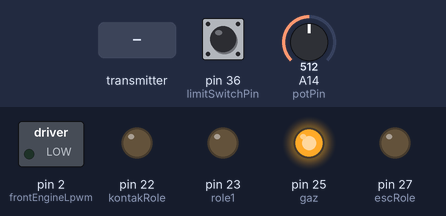
Recording of a sketch running on a simulated Arduino Mega 2560, built with avr-gcc and run on an emulated ATmega2560. On the bench: switched loads named in the sketch (green lamp = pin HIGH), output pins drawn as LEDs (lit = HIGH). The test bench sets the inputs (shaded band); at power-on: pin 36 (limitSwitchPin) HIGH, A14 (potPin) = 512. What the sketch prints to the serial monitor is not drawn.

Above: at 1.3 s.
1.4 s: the transmitter starts sending ch.4 = 1811
At 2.8 s:
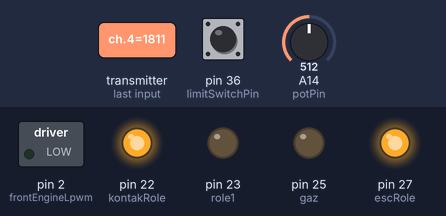
3.5 s: pin 36 (limitSwitchPin) pulled LOW for 0.15 s
At 3.57 s:
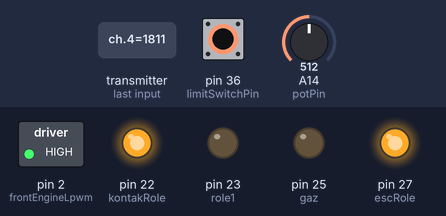
5.1 s: pin 36 (limitSwitchPin) pulled LOW for 3.2 s
At 8.6 s:
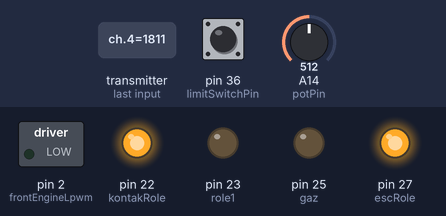
Timing chart, 0 to 10.1 s (numbered marks = the images above; inputs shaded):
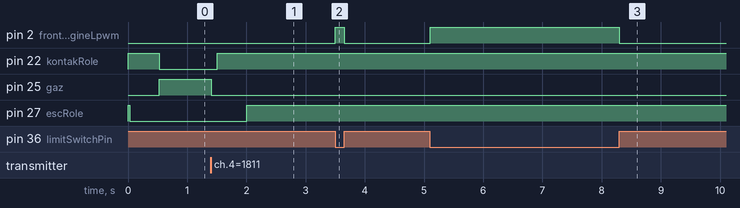

Measured:
- after the input at 1.4 s, pin 22 (kontakRole): LOW → HIGH after 0.11 s; pin 25 (gaz): HIGH → LOW at once; pin 27 (escRole): LOW → HIGH after 0.61 s
- after the input at 3.5 s, pin 2 (frontEngineLpwm): LOW → HIGH at once, → LOW 0.15 s later
- after the input at 5.1 s, pin 2 (frontEngineLpwm): LOW → HIGH at once, → LOW 3.2 s later

The sketch:

ika_hareket_tam_hal.ino
```cpp
#include "sbus.h"

#define frontEngineRpwm 0
#define frontEngineLpwm 2

#define limitSwitchPin 36

#define role1 23

#define kontakRole 22
#define escRole 27

#define gaz 25

#define potPin 14

#define KP_yaw 30.0//2.80
#define KI_yaw 0.0//0.0005
#define KD_yaw 0.0//400.00

bfs::SbusRx sbus_rx(&Serial2, 16, 17, true);
bfs::SbusData data;

int button1Value = 0;
int button2Value = 0;
int button3Value = 0;
int throttleValue = 0;
int hedefPos = 0;

bool isDonusTime = false;
bool isDonebilir = false;
long donusTime = 0;
long anlikDonusTime = 0;
long acilDurumTime = 0;
int maxDonusTime = 10000;
int durum = 0;

int rollValue = 0;
int rollDeger = 1500;

int gecisBeklemesi = 500;

bool isAcilDurum = false;

bool isRC = false;
bool firstFailsafeRC = false;

double yaw_pid_i, yaw_last_error;

void setup()
{
  Serial.begin(115200);

  sbus_rx.Begin();


  pinMode(role1, OUTPUT);
  pinMode(kontakRole, OUTPUT);
  pinMode(escRole, OUTPUT);
  pinMode(gaz, OUTPUT);

  pinMode(limitSwitchPin, INPUT_PULLUP);

  pinMode(potPin, INPUT);

  pinMode(frontEngineRpwm, OUTPUT);
  pinMode(frontEngineLpwm, OUTPUT);


  digitalWrite(frontEngineRpwm, LOW);
  digitalWrite(frontEngineLpwm, LOW);

  digitalWrite(role1, LOW);
  digitalWrite(kontakRole, LOW);
  digitalWrite(escRole, LOW);
}

void loop()
{
  readRCValue();

  checkRC();

  if(isRC)
  {
    buttonController();
    //Serial.println(hedefPos);
    analogWrite(gaz, hedefPos); //gaz kontrolu arm/disarm butonu kontrolu ekle

    frontWheelController();
  }
}

void readRCValue()
{
  if (sbus_rx.Read())
  {
    data = sbus_rx.data();

    if (data.failsafe)
    {
      isRC = false;
      Serial.println("KUMANDA BAGLANTISI KOPTU! (FAILSAFE AKTIF) - MOTORLARI DURDUR!");
    }
    else
    {
      if (data.lost_frame)
      {
        Serial.println("DIKKAT: Sinyal zayıf, paket kayıpları yaşanıyor!");
      }

      isRC = true;

      for (int i = 0; i < 16; i++)
      {
        throttleValue = data.ch[2];
        rollDeger = data.ch[0];
        button1Value = data.ch[4];
        button2Value = data.ch[11];
        button3Value = data.ch[6];

        hedefPos =  map(throttleValue, 306, 1693, 62, 255); //map(pulseIn(rollPin, HIGH), 1061, 1930, -30, 30); 147  1062, 1924, 39, 189
        hedefPos = constrain(hedefPos, 62, 255);//62

        rollValue = map(rollDeger, 309, 1693, 30, -30);
        rollValue = constrain(rollValue, -30, 30);
        rollValue-=7;
        //Serial.print(data.ch[i]);
        //Serial.print("\t");
      }
      //Serial.println();
    }
  }

  Serial.print(throttleValue);
  Serial.print("   ");
  Serial.print(rollDeger);
  Serial.print("   ");

  Serial.print(button1Value);
  Serial.print("   ");
  Serial.print(button2Value);
  Serial.print("   ");
  Serial.println(button3Value);
}

void buttonController()
{
  if(button3Value < 1500) //ileri geri (button2Value < 1700
    digitalWrite(role1, LOW);
  else
    digitalWrite(role1, HIGH);

  if(button2Value < 1300) //kontak arm disarm
    digitalWrite(kontakRole, LOW);
  else
    digitalWrite(kontakRole, HIGH);

  if(button1Value > 1500) //esc button2Value > 1500)
  {
    Serial.println("acil frenn!!!");
    analogWrite(gaz, 60);
    hedefPos = 60;
    acilDurumTime = millis();
    isAcilDurum = true;
    while(true)
    {
      readRCValue();
      frontWheelController();

      if(button1Value < 1500 && millis() - acilDurumTime > 2600)
      {
        isAcilDurum = false;

        digitalWrite(escRole, LOW);
        delay(500);
        digitalWrite(kontakRole, LOW);

        break;
      }


      if(millis() - acilDurumTime < 100)
      {

      }
      else if(millis() - acilDurumTime < 600)
      {
        digitalWrite(kontakRole, HIGH);
      }
      else if(millis() - acilDurumTime < 2600)
      {
        digitalWrite(escRole, HIGH);
      }
      else
      {
        digitalWrite(escRole, HIGH);
      }
    }/*
    delay(100);
    digitalWrite(kontakRole, HIGH);
    delay(500);
    digitalWrite(escRole, HIGH);
    delay(2000);*/
  }
}

void frontWheelController()
{
  int nowPos = map(analogRead(potPin), 940, 2530, 30, -30);
  int rightSpeed = getControlSignal(rollValue - nowPos, KP_yaw, KI_yaw, KD_yaw, yaw_pid_i, yaw_last_error);
  rightSpeed = constrain(rightSpeed, -255, 255);
  nowPos = constrain(nowPos, 30, -30);

  //Serial.print(nowPos);
  //Serial.print("\t");
  //Serial.println(rightSpeed);

  if(rightSpeed > 70)
  {
    analogWrite(frontEngineRpwm, abs(rightSpeed));
    analogWrite(frontEngineLpwm, 0);
  }
  else if(rightSpeed < -70 && !digitalRead(limitSwitchPin))
  {
    analogWrite(frontEngineRpwm, 0);
    analogWrite(frontEngineLpwm, abs(rightSpeed));
  }
  else
  {
    analogWrite(frontEngineRpwm, 0);
    analogWrite(frontEngineLpwm, 0);
  }
}


double getControlSignal(double error, double kp, double ki, double kd, double& pid_i, double& last_error) {
  double pid_p = error;
  double pid_d = (error - last_error);
  pid_i += error;

  double control_signal = (kp*pid_p) + (ki*pid_i) + (kd*pid_d);
  last_error = error;
  return control_signal;
}


void checkRC()
{
  if(!isRC)
  {
    analogWrite(gaz, 60);
    hedefPos = 60;

    analogWrite(frontEngineRpwm, 0);
    analogWrite(frontEngineLpwm, 0);
    rollValue = 0;

    if(firstFailsafeRC == true)
    {
      Serial.println("dondu");

      delay(100);
      digitalWrite(kontakRole, HIGH);
      delay(500);
      digitalWrite(escRole, HIGH);
      delay(500);
      firstFailsafeRC = false;
    }
    digitalWrite(kontakRole, HIGH);
    digitalWrite(escRole, HIGH);
  }
  else if(firstFailsafeRC == false)
  {
    digitalWrite(escRole, LOW);
    delay(500);
    digitalWrite(kontakRole, LOW);

    isRC = true;
    firstFailsafeRC = true;
  }
}
```
